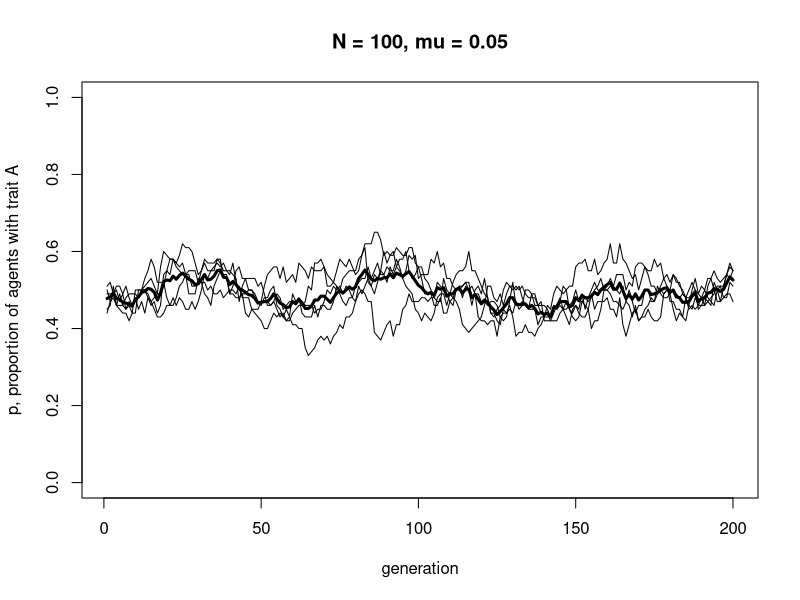
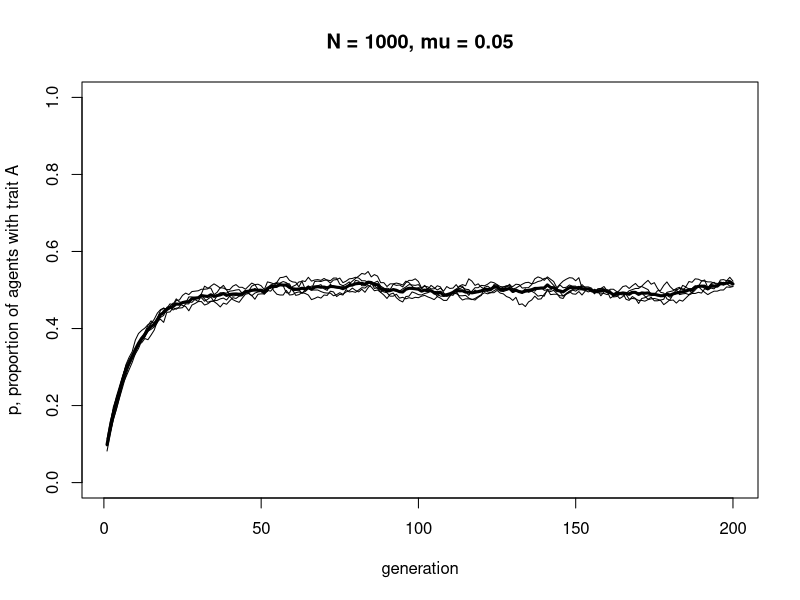
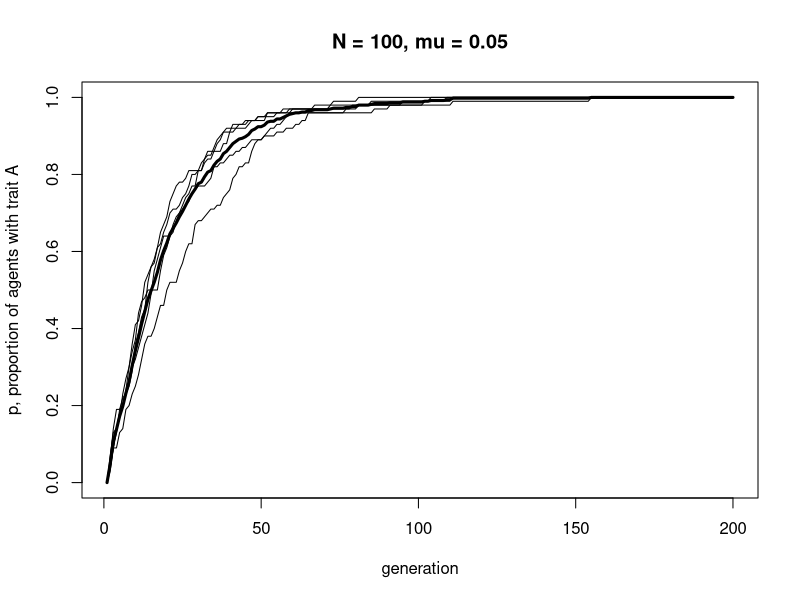
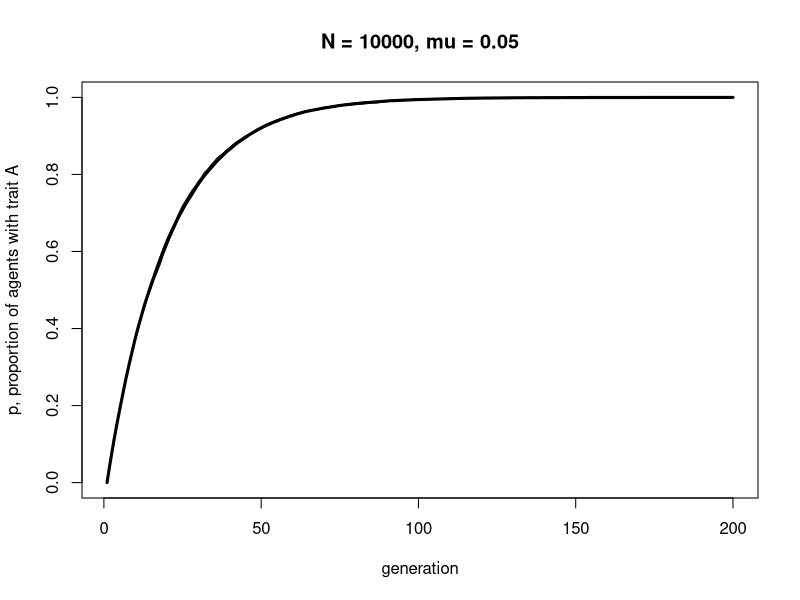
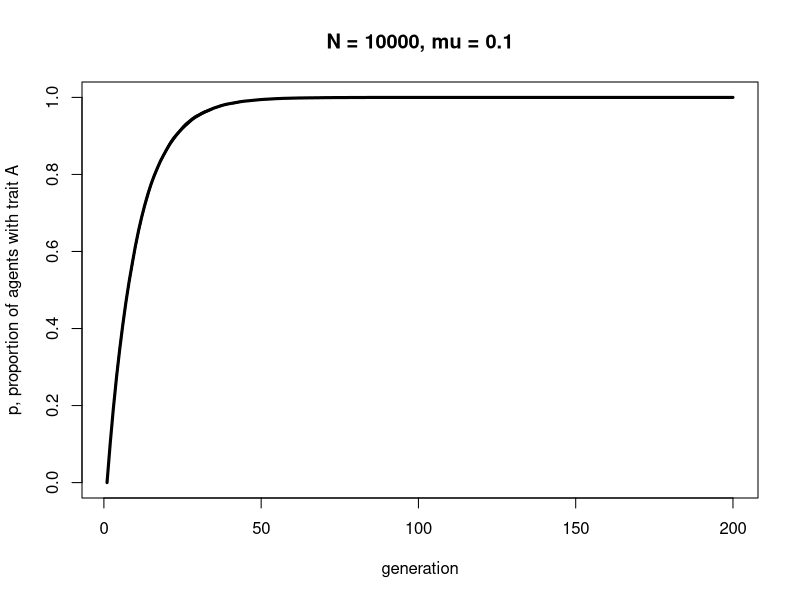
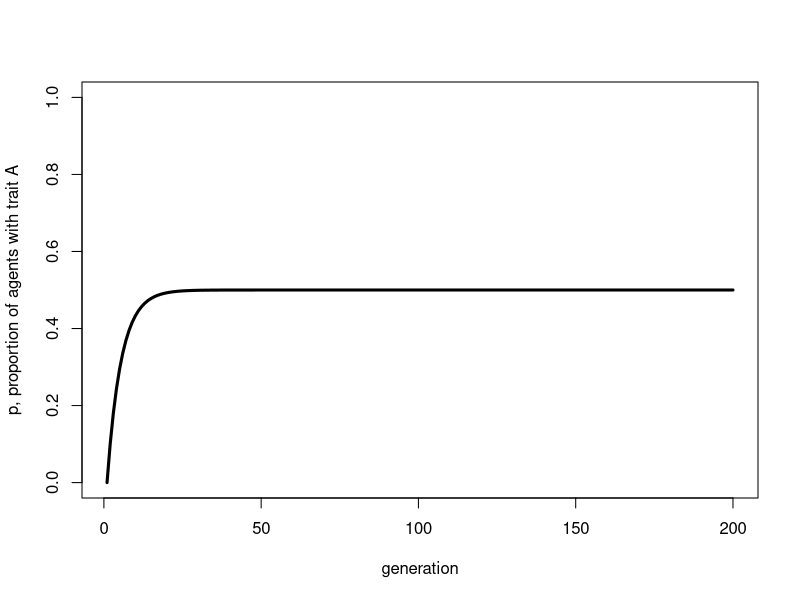
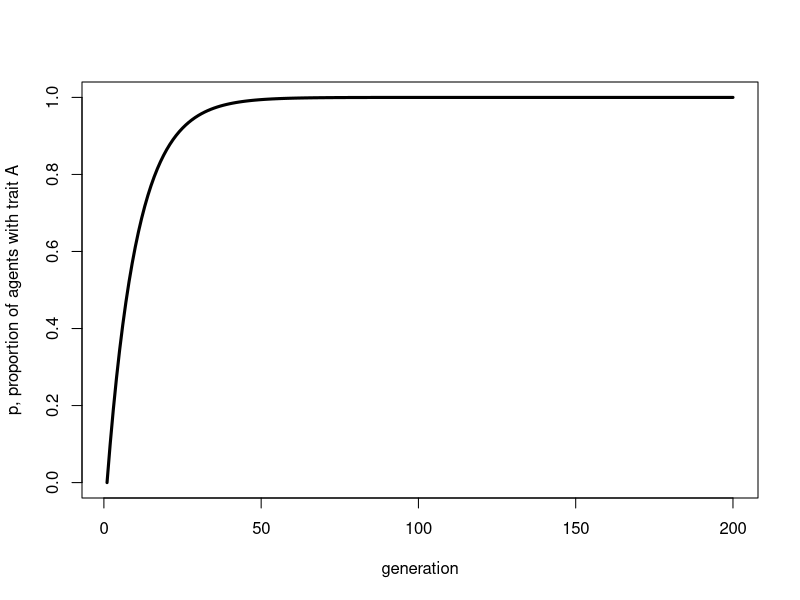

R code for these plots, in order:
## ---- chunk 1

UnbiasedMutation <- function (N, mu, p_0, t_max, r_max) {
  
  # create a matrix with t_max rows and r_max columns, fill with NAs, convert to dataframe
  output <- as.data.frame(matrix(NA, t_max, r_max))  
  
  # purely cosmetic: rename the columns with run1, run2 etc.
  names(output) <- paste("run", 1:r_max, sep="")  
  
  for (r in 1:r_max) {
    
    # create first generation
    agent <- data.frame(trait = sample(c("A","B"), N, replace = TRUE, 
                        prob = c(p_0,1-p_0)))  
    
    # add first generation's p to first row of column r
    output[1,r] <- sum(agent$trait == "A") / N  
  
    for (t in 2:t_max) {
  
      # copy agent to previous_agent dataframe
      previous_agent <- agent  
      
      # get N random numbers each between 0 and 1
      mutate <- runif(N)  
      
      # if agent was A, with probability mu, flip to B
      agent$trait[previous_agent$trait == "A" & mutate < mu] <- "B"  
      
      # if agent was B, with probability mu, flip to A
      agent$trait[previous_agent$trait == "B" & mutate < mu] <- "A"  
      
      # get p and put it into output slot for this generation t and run r
      output[t,r] <- sum(agent$trait == "A") / N  
  
    }
    
  }
  
  # first plot a thick line for the mean p
  plot(rowMeans(output), 
       type = 'l', 
       ylab = "p, proportion of agents with trait A", 
       xlab = "generation", 
       ylim = c(0,1), 
       lwd = 3, 
       main = paste("N = ", N, ", mu = ", mu, sep = ""))
 
  for (r in 1:r_max) {  
    
    # add lines for each run, up to r_max
    lines(output[,r], type = 'l')  
    
  }
  
  output  # export data from function
}

## ---- chunk 2

N <- 100
mu <- 1  # maximum mutation rate of 1

# get N random numbers each between 0 and 1
mutate <- runif(N)

# always mutate
mutate < mu

## ---- chunk 3

N <- 100
mu <- 0  # minimum mutation rate of 0

# get N random numbers each between 0 and 1
mutate <- runif(N)

# never mutate
mutate < mu

## ---- chunk 4

N <- 100
mu <- 0.1  # mutation rate of 10%

# get N random numbers each between 0 and 1
mutate <- runif(N)

# 10% of agents mutate
mutate < mu
sum(mutate < mu) / N

## ---- chunk 5

data_model2a <- UnbiasedMutation(N = 100, mu = 0.05, p_0 = 0.5, t_max = 200, r_max = 5)

## ---- chunk 6

data_model2a <- UnbiasedMutation(N = 1000, mu = 0.05, p_0 = 0.1, t_max = 200, r_max = 5)

## ---- chunk 7

BiasedMutation <- function (N, mu_b, p_0, t_max, r_max) {
  
  # create a matrix with t_max rows and r_max columns, fill with NAs, convert to dataframe
  output <- as.data.frame(matrix(NA, t_max, r_max))  
  
  # purely cosmetic: rename the columns with run1, run2 etc.
  names(output) <- paste("run", 1:r_max, sep="")  
  
  for (r in 1:r_max) {
    
    # create first generation
    agent <- data.frame(trait = sample(c("A","B"), N, replace = TRUE, 
                        prob = c(p_0,1-p_0)))  
    
    # add first generation's p to first row of column r
    output[1,r] <- sum(agent$trait == "A") / N  
  
    for (t in 2:t_max) {
  
      # copy agent to previous_agent dataframe
      previous_agent <- agent  
      
      # get N random numbers each between 0 and 1
      mutate <- runif(N)  
      
      # if agent was B, with prob mu_b, flip to A
      agent$trait[previous_agent$trait == "B" & mutate < mu_b] <- "A"  
      
      # get p and put it into output slot for this generation t and run r
      output[t,r] <- sum(agent$trait == "A") / N  
  
    }
    
  }
  
  # first plot a thick line for the mean p
  plot(rowMeans(output), 
       type = 'l', 
       ylab = "p, proportion of agents with trait A", 
       xlab = "generation", 
       ylim = c(0,1), 
       lwd = 3, 
       main = paste("N = ", N, ", mu = ", mu_b, sep = ""))
 
  for (r in 1:r_max) {  
    
    # add lines for each run, up to r_max
    lines(output[,r], type = 'l')  
    
  }
  
  output  # export data from function
}

## ---- chunk 8

data_model2b <- BiasedMutation(N = 100, mu_b = 0.05, p_0 = 0, t_max = 200, r_max = 5)

## ---- chunk 9

data_model2b <- BiasedMutation(N = 10000, mu_b = 0.05, p_0 = 0, t_max = 200, r_max = 5)

## ---- chunk 10

data_model2b <- BiasedMutation(N = 10000, mu_b = 0.1, p_0 = 0, t_max = 200, r_max = 5)

## ---- chunk 11

p_0 <- 0
t_max <- 200
mu <- 0.1

p <- rep(NA, t_max)
p[1] <- p_0

for (i in 2:t_max) {
  p[i] <- p[i-1]*(1 - mu) + (1-p[i-1])*mu
}

plot(p, 
     type = 'l', 
     ylab = "p, proportion of agents with trait A", 
     xlab = "generation", 
     ylim = c(0,1), 
     lwd = 3)

## ---- chunk 12

p_0 <- 0
t_max <- 200
mu_b <- 0.1

p <- rep(NA, t_max)
p[1] <- p_0

for (i in 2:t_max) {
  p[i] <- p[i-1] + (1 - p[i-1])*mu_b
}

plot(p, 
     type = 'l', 
     ylab = "p, proportion of agents with trait A", 
     xlab = "generation", 
     ylim = c(0,1), 
     lwd = 3)

